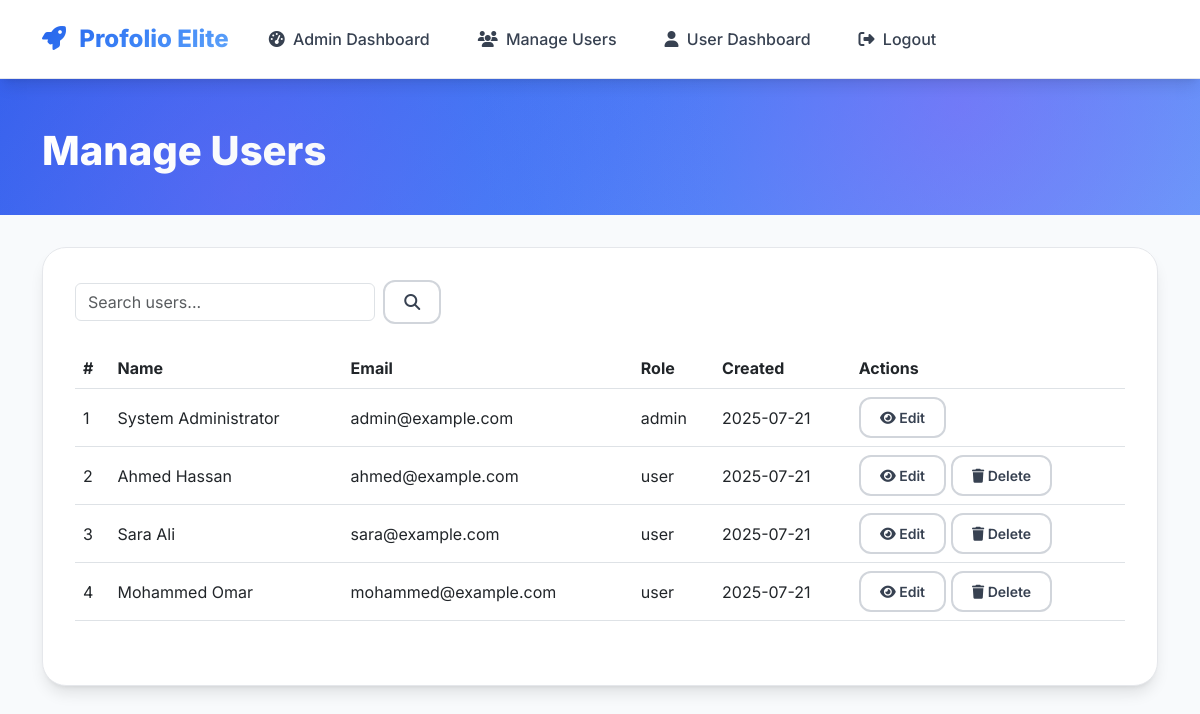
The page /manage_users.php (signed in) on the database its author committed.
### tables this page shows
CREATE TABLE users (
    id INT AUTO_INCREMENT PRIMARY KEY,
    username VARCHAR(50) UNIQUE NOT NULL,
    email VARCHAR(100) UNIQUE NOT NULL,
    password VARCHAR(255) NOT NULL,
    full_name VARCHAR(100) NOT NULL,
    bio TEXT,
    profile_image VARCHAR(255),
    role ENUM('user', 'admin') DEFAULT 'user',
    language ENUM('en', 'ar') DEFAULT 'en',
    template VARCHAR(50) DEFAULT 'default',  
    portfolio_views INT DEFAULT 0,  
    location VARCHAR(255) DEFAULT NULL,
    website VARCHAR(255) DEFAULT NULL,
    github VARCHAR(255) DEFAULT NULL,
    linkedin VARCHAR(255) DEFAULT NULL,
    twitter VARCHAR(255) DEFAULT NULL,
    instagram VARCHAR(255) DEFAULT NULL,
    created_at TIMESTAMP DEFAULT CURRENT_TIMESTAMP,
    updated_at TIMESTAMP DEFAULT CURRENT_TIMESTAMP ON UPDATE CURRENT_TIMESTAMP
);

### manage_users.php (the view, shortened to what this page needs)
<?php
require_once 'config/database.php';
$lang = isset($_SESSION['language']) ? $_SESSION['language'] : 'en';
$content = [
    'en' => [
        'title' => 'Manage Users',
        'search' => 'Search users...',
        'name' => 'Name',
        'email' => 'Email',
        'role' => 'Role',
        'created' => 'Created',
        'actions' => 'Actions',
        'edit' => 'Edit',
        'delete' => 'Delete',
        'confirm_delete' => 'Are you sure you want to delete this user?',
        'user_deleted' => 'User deleted successfully!',
        'user_delete_error' => 'Failed to delete user. Please try again.',
        'no_users' => 'No users found.',
    ],
    'ar' => [
        'title' => 'إدارة المستخدمين',
        'search' => 'ابحث عن المستخدمين...',
        'name' => 'الاسم',
        'email' => 'البريد الإلكتروني',
        'role' => 'الدور',
        'created' => 'تاريخ التسجيل',
        'actions' => 'الإجراءات',
        'edit' => 'تعديل',
        'delete' => 'حذف',
        'confirm_delete' => 'هل أنت متأكد من حذف هذا المستخدم؟',
        'user_deleted' => 'تم حذف المستخدم بنجاح!',
        'user_delete_error' => 'فشل في حذف المستخدم. حاول مرة أخرى.',
        'no_users' => 'لا يوجد مستخدمون.',
    ]
];
$current_content = $content[$lang];
$search = isset($_GET['search']) ? trim($_GET['search']) : '';
$where = '';
$users_query = "SELECT * FROM users $where ORDER BY created_at DESC";
$users_result = mysqli_query($conn, $users_query);
?>
<!DOCTYPE html>
<html lang="<?php echo $lang; ?>" dir="<?php echo $lang === 'ar' ? 'rtl' : 'ltr'; ?>">
<head>
    <link href="https://cdn.jsdelivr.net/npm/bootstrap@5.3.0/dist/css/bootstrap.min.css" rel="stylesheet">
    <link href="https://cdnjs.cloudflare.com/ajax/libs/font-awesome/6.4.0/css/all.min.css" rel="stylesheet">
    <link href="https://unpkg.com/aos@2.3.1/dist/aos.css" rel="stylesheet">
</head>
<body class="<?php echo $lang === 'ar' ? 'rtl' : ''; ?>">
<nav class="navbar navbar-expand-lg">
    <div class="container">
        <a class="navbar-brand" href="index.php">
            <i class="fas fa-rocket me-2"></i>
            <?php echo $lang === 'en' ? PLATFORM_NAME : PLATFORM_NAME_AR; ?>
        </a>
        <div class="collapse navbar-collapse" id="navbarNav">
            <ul class="navbar-nav me-auto">
                <li class="nav-item">
                    <a class="nav-link" href="admin.php">
                        <i class="fas fa-tachometer-alt me-1"></i>
                        <?php echo $lang === 'en' ? 'Admin Dashboard' : 'لوحة تحكم المدير'; ?>
                    </a>
                </li>
                <li class="nav-item">
                    <a class="nav-link active" href="manage_users.php">
                        <i class="fas fa-users me-1"></i>
                        <?php echo $current_content['title']; ?>
                    </a>
                </li>
                <li class="nav-item">
                    <a class="nav-link" href="dashboard.php">
                        <i class="fas fa-user me-1"></i>
                        <?php echo $lang === 'en' ? 'User Dashboard' : 'لوحة تحكم المستخدم'; ?>
                    </a>
                </li>
                <li class="nav-item">
                    <a class="nav-link" href="logout.php">
                        <i class="fas fa-sign-out-alt me-1"></i>
                        <?php echo $lang === 'en' ? 'Logout' : 'تسجيل الخروج'; ?>
                    </a>
                </li>
            </ul>
        </div>
    </div>
</nav>
<section class="admin-header">
    <div class="container">
        <div class="admin-header-content">
            <h1 class="admin-title" data-aos="fade-up">
                <?php echo $current_content['title']; ?>
            </h1>
        </div>
    </div>
</section>
<div class="container">
    <div class="admin-section" data-aos="fade-up" data-aos-delay="200">
        <form method="GET" class="mb-4 d-flex gap-2 flex-wrap align-items-center">
            <input type="text" name="search" class="form-control" style="max-width:300px" placeholder="<?php echo $current_content['search']; ?>" value="<?php echo htmlspecialchars($search); ?>">
            <button type="submit" class="btn btn-outline">
                <i class="fas fa-search"></i>
            </button>
        </form>
        <div class="table-responsive">
            <table class="table align-middle">
                <thead>
                    <tr>
                        <th>#</th>
                        <th><?php echo $current_content['name']; ?></th>
                        <th><?php echo $current_content['email']; ?></th>
                        <th><?php echo $current_content['role']; ?></th>
                        <th><?php echo $current_content['created']; ?></th>
                        <th><?php echo $current_content['actions']; ?></th>
                    </tr>
                </thead>
                <tbody>
                    <?php if (mysqli_num_rows($users_result) === 0): ?>
                        <tr><td colspan="6" class="text-center text-muted py-4"><?php echo $current_content['no_users']; ?></td></tr>
                    <?php else: $i = 1; while ($user = mysqli_fetch_assoc($users_result)): ?>
                    <tr>
                        <td><?php echo $i++; ?></td>
                        <td><?php echo htmlspecialchars($user['full_name']); ?></td>
                        <td><?php echo htmlspecialchars($user['email']); ?></td>
                        <td><?php echo htmlspecialchars($user['role']); ?></td>
                        <td><?php echo date('Y-m-d', strtotime($user['created_at'])); ?></td>
                        <td>
                            <a href="profile.php?user=<?php echo $user['id']; ?>" class="btn btn-outline btn-sm">
                                <i class="fas fa-eye"></i> <?php echo $current_content['edit']; ?>
                            </a>
                            <?php if ($user['id'] != $_SESSION['user_id']): ?>
                            <form method="POST" style="display:inline-block">
                                <button type="submit" class="btn btn-outline btn-sm" onclick="return confirm('<?php echo $current_content['confirm_delete']; ?>');">
                                    <i class="fas fa-trash"></i> <?php echo $current_content['delete']; ?>
                                </button>
                            </form>
                            <?php endif; ?>
                        </td>
                    </tr>
                    <?php endwhile; endif; ?>
                </tbody>
            </table>
        </div>
    </div>
</div>
</body>
</html>

### rows shown on the page
users: full_name "System Administrator", email "admin@example.com", role "admin", created_at "2025-07-21"
users: full_name "Ahmed Hassan", email "ahmed@example.com", role "user", created_at "2025-07-21"
users: full_name "Sara Ali", email "sara@example.com", role "user", created_at "2025-07-21"
users: full_name "Mohammed Omar", email "mohammed@example.com", role "user", created_at "2025-07-21"

### other values the page prints
PLATFORM_NAME "Profolio Elite"
$current_content['title'] "Manage Users"
$current_content['name'] "Name"
$current_content['email'] "Email"
$current_content['role'] "Role"
$current_content['created'] "Created"
$current_content['actions'] "Actions"
